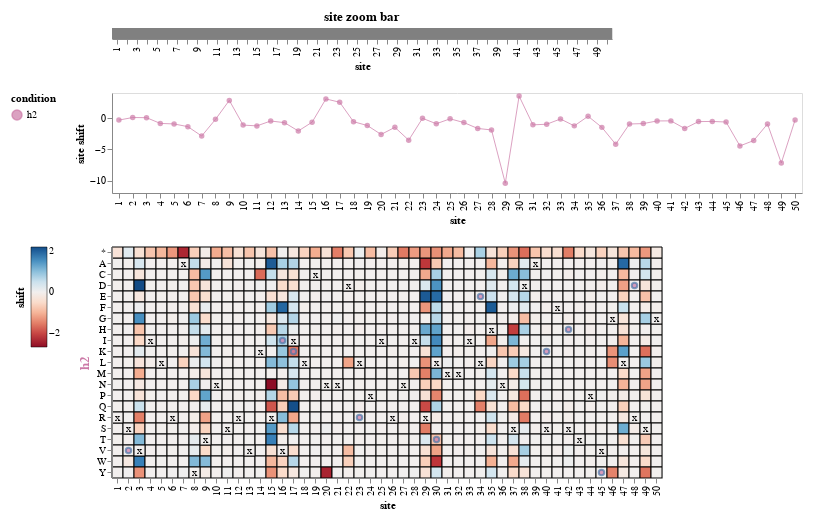

Notebook code cell kept with this figure:
### Code cell
fit_model.model.mut_param_heatmap(mut_param="shift")

### Figure 1 — Vega-Lite specification as saved in the notebook (floating-point values rounded to 4 significant figures; data arrays with more than 128 entries replaced by an {"elided": "..."} marker saying what was removed)
{"config": {"view": {"continuousWidth": 300, "continuousHeight": 300}, "axis": {"grid": false, "labelOverlap": "parity"}, "padding": 10}, "vconcat": [{"data": {"name": "data-2944a0a5bb916d2570f382be55d2b0df"}, "mark": {"type": "rect"}, "encoding": {"color": {"value": "gray"}, "tooltip": [{"field": "site", "type": "quantitative"}], "x": {"field": "site", "sort": {"field": "_stat_site_order", "order": "ascending"}, "type": "ordinal"}}, "height": 11, "name": "view_8", "title": "site zoom bar", "width": 500}, {"layer": [{"mark": {"type": "line", "opacity": 0.7, "size": 1}, "encoding": {"color": {"field": "condition", "legend": {"orient": "left"}, "scale": {"domain": ["h2"], "range": ["#CC79A7"]}, "type": "nominal"}, "tooltip": [{"field": "site", "type": "quantitative"}, {"field": "condition", "type": "nominal"}, {"field": "_stat_site_val", "format": ".3g", "title": "site shift", "type": "quantitative"}, {"field": "wildtype", "type": "nominal"}, {"field": "wildtype_h2", "type": "nominal"}], "x": {"field": "site", "sort": {"field": "_stat_site_order", "order": "ascending"}, "type": "ordinal"}, "y": {"field": "_stat_site_val", "scale": {"zero": true}, "title": "site shift", "type": "quantitative"}}, "name": "view_7", "transform": [{"lookup": "site", "from": {"data": {"name": "data-55030e47fdf240d2a5d75449bd8fd934"}, "key": "site", "fields": ["wildtype", "wildtype_h2", "_stat_site_order"]}}, {"calculate": "max(datum['shift'],floor_at_zero['floor'])", "as": "_stat"}, {"joinaggregate": [{"op": "max", "field": "_stat", "as": "_stat_site_max"}], "groupby": ["site"]}, {"filter": "((datum['_stat_site_max'] >= (param_7['cutoff'] - 1e-06)) || (!isNumber(datum['_stat_site_max'])))"}, {"calculate": "(datum.wildtype !== datum.mutant)", "as": "_stat_not_wildtype"}, {"joinaggregate": [{"op": "max", "field": "_stat_not_wildtype", "as": "_stat_site_has_non_wildtype"}], "groupby": ["site"]}, {"filter": "datum['_stat_site_has_non_wildtype']"}, {"filter": {"param": "param_9"}}, {"aggregate": [{"op": "sum", "field": "_stat", "as": "_stat_sum"}, {"op": "mean", "field": "_stat", "as": "_stat_mean"}, {"op": "max", "field": "_stat", "as": "_stat_max"}, {"op": "min", "field": "_stat", "as": "_stat_min"}], "groupby": ["site", "wildtype", "wildtype_h2", "_stat_site_order", "condition"]}, {"fold": ["_stat_sum", "_stat_mean", "_stat_max", "_stat_min"], "as": ["_stat_site_stat", "_stat_site_val"]}, {"filter": {"param": "site_stat"}}, {"calculate": "true", "as": "_stat_show_line"}, {"filter": {"param": "param_8"}}]}, {"mark": {"type": "circle", "opacity": 0.7}, "encoding": {"color": {"field": "condition", "legend": {"orient": "left"}, "scale": {"domain": ["h2"], "range": ["#CC79A7"]}, "type": "nominal"}, "tooltip": [{"field": "site", "type": "quantitative"}, {"field": "condition", "type": "nominal"}, {"field": "_stat_site_val", "format": ".3g", "title": "site shift", "type": "quantitative"}, {"field": "wildtype", "type": "nominal"}, {"field": "wildtype_h2", "type": "nominal"}], "x": {"field": "site", "sort": {"field": "_stat_site_order", "order": "ascending"}, "type": "ordinal"}, "y": {"field": "_stat_site_val", "scale": {"zero": true}, "title": "site shift", "type": "quantitative"}}, "transform": [{"lookup": "site", "from": {"data": {"name": "data-55030e47fdf240d2a5d75449bd8fd934"}, "key": "site", "fields": ["wildtype", "wildtype_h2", "_stat_site_order"]}}, {"calculate": "max(datum['shift'],floor_at_zero['floor'])", "as": "_stat"}, {"joinaggregate": [{"op": "max", "field": "_stat", "as": "_stat_site_max"}], "groupby": ["site"]}, {"filter": "((datum['_stat_site_max'] >= (param_7['cutoff'] - 1e-06)) || (!isNumber(datum['_stat_site_max'])))"}, {"calculate": "(datum.wildtype !== datum.mutant)", "as": "_stat_not_wildtype"}, {"joinaggregate": [{"op": "max", "field": "_stat_not_wildtype", "as": "_stat_site_has_non_wildtype"}], "groupby": ["site"]}, {"filter": "datum['_stat_site_has_non_wildtype']"}, {"filter": {"param": "param_9"}}, {"aggregate": [{"op": "sum", "field": "_stat", "as": "_stat_sum"}, {"op": "mean", "field": "_stat", "as": "_stat_mean"}, {"op": "max", "field": "_stat", "as": "_stat_max"}, {"op": "min", "field": "_stat", "as": "_stat_min"}], "groupby": ["site", "wildtype", "wildtype_h2", "_stat_site_order", "condition"]}, {"fold": ["_stat_sum", "_stat_mean", "_stat_max", "_stat_min"], "as": ["_stat_site_stat", "_stat_site_val"]}, {"filter": {"param": "site_stat"}}]}], "data": {"name": "data-757d314f0abe7a64cda8fadb8ee93692"}, "height": 100, "width": 690}, {"vconcat": [{"layer": [{"mark": {"type": "rect", "color": "gray", "opacity": 0.25}, "encoding": {"x": {"field": "site", "sort": {"field": "_stat_site_order", "order": "ascending"}, "type": "ordinal"}, "y": {"field": "mutant", "scale": {"domain": ["*", "A", "C", "D", "E", "F", "G", "H", "I", "K", "L", "M", "N", "P", "Q", "R", "S", "T", "V", "W", "Y"]}, "sort": ["*", "A", "C", "D", "E", "F", "G", "H", "I", "K", "L", "M", "N", "P", "Q", "R", "S", "T", "V", "W", "Y"], "title": null, "type": "nominal"}}, "name": "view_9", "transform": [{"lookup": "site", "from": {"data": {"name": "data-55030e47fdf240d2a5d75449bd8fd934"}, "key": "site", "fields": ["wildtype", "wildtype_h2", "_stat_site_order"]}}, {"calculate": "max(datum['shift'],floor_at_zero['floor'])", "as": "_stat"}, {"joinaggregate": [{"op": "max", "field": "_stat", "as": "_stat_site_max"}], "groupby": ["site"]}, {"filter": "((datum['_stat_site_max'] >= (param_7['cutoff'] - 1e-06)) || (!isNumber(datum['_stat_site_max'])))"}, {"calculate": "(datum.wildtype !== datum.mutant)", "as": "_stat_not_wildtype"}, {"joinaggregate": [{"op": "max", "field": "_stat_not_wildtype", "as": "_stat_site_has_non_wildtype"}], "groupby": ["site"]}, {"filter": "datum['_stat_site_has_non_wildtype']"}, {"filter": {"param": "param_9"}}, {"filter": "(datum['condition'] === 'h2')"}, {"impute": "_stat_dummy", "key": "mutant", "groupby": ["site"], "keyvals": ["*", "A", "C", "D", "E", "F", "G", "H", "I", "K", "L", "M", "N", "P", "Q", "R", "S", "T", "V", "W", "Y"], "value": null}]}, {"mark": {"type": "rect"}, "encoding": {"color": {"field": "_stat", "legend": {"gradientLength": 100, "gradientStrokeColor": "black", "gradientStrokeWidth": 0.5, "orient": "left", "title": "shift", "titleOrient": "left"}, "scale": {"domainMax": 2.196, "domainMid": 0, "domainMin": {"expr": "floor_at_zero.floor"}, "nice": false, "scheme": "redblue", "type": "linear", "zero": true}, "type": "quantitative"}, "stroke": {"value": "black"}, "tooltip": [{"field": "site", "type": "nominal"}, {"field": "wildtype", "type": "nominal"}, {"field": "mutant", "type": "nominal"}, {"field": "shift", "format": ".3g", "type": "quantitative"}, {"field": "condition", "type": "nominal"}, {"field": "wildtype_h2", "type": "nominal"}], "x": {"axis": {"labels": true, "ticks": true, "title": "site"}, "field": "site", "sort": {"field": "_stat_site_order", "order": "ascending"}, "type": "ordinal"}, "y": {"field": "mutant", "scale": {"domain": ["*", "A", "C", "D", "E", "F", "G", "H", "I", "K", "L", "M", "N", "P", "Q", "R", "S", "T", "V", "W", "Y"]}, "sort": ["*", "A", "C", "D", "E", "F", "G", "H", "I", "K", "L", "M", "N", "P", "Q", "R", "S", "T", "V", "W", "Y"], "title": null, "type": "nominal"}}, "title": {"text": "h2", "anchor": "middle", "color": "#CC79A7", "orient": "left"}, "transform": [{"lookup": "site", "from": {"data": {"name": "data-55030e47fdf240d2a5d75449bd8fd934"}, "key": "site", "fields": ["wildtype", "wildtype_h2", "_stat_site_order"]}}, {"calculate": "max(datum['shift'],floor_at_zero['floor'])", "as": "_stat"}, {"joinaggregate": [{"op": "max", "field": "_stat", "as": "_stat_site_max"}], "groupby": ["site"]}, {"filter": "((datum['_stat_site_max'] >= (param_7['cutoff'] - 1e-06)) || (!isNumber(datum['_stat_site_max'])))"}, {"calculate": "(datum.wildtype !== datum.mutant)", "as": "_stat_not_wildtype"}, {"joinaggregate": [{"op": "max", "field": "_stat_not_wildtype", "as": "_stat_site_has_non_wildtype"}], "groupby": ["site"]}, {"filter": "datum['_stat_site_has_non_wildtype']"}, {"filter": {"param": "param_9"}}, {"filter": "(datum['condition'] === 'h2')"}]}, {"mark": {"type": "text", "color": "black", "text": "x"}, "encoding": {"x": {"field": "site", "sort": {"field": "_stat_site_order", "order": "ascending"}, "type": "ordinal"}, "y": {"field": "mutant", "scale": {"domain": ["*", "A", "C", "D", "E", "F", "G", "H", "I", "K", "L", "M", "N", "P", "Q", "R", "S", "T", "V", "W", "Y"]}, "sort": ["*", "A", "C", "D", "E", "F", "G", "H", "I", "K", "L", "M", "N", "P", "Q", "R", "S", "T", "V", "W", "Y"], "title": null, "type": "nominal"}}, "transform": [{"lookup": "site", "from": {"data": {"name": "data-55030e47fdf240d2a5d75449bd8fd934"}, "key": "site", "fields": ["wildtype", "wildtype_h2", "_stat_site_order"]}}, {"calculate": "max(datum['shift'],floor_at_zero['floor'])", "as": "_stat"}, {"joinaggregate": [{"op": "max", "field": "_stat", "as": "_stat_site_max"}], "groupby": ["site"]}, {"filter": "((datum['_stat_site_max'] >= (param_7['cutoff'] - 1e-06)) || (!isNumber(datum['_stat_site_max'])))"}, {"calculate": "(datum.wildtype !== datum.mutant)", "as": "_stat_not_wildtype"}, {"joinaggregate": [{"op": "max", "field": "_stat_not_wildtype", "as": "_stat_site_has_non_wildtype"}], "groupby": ["site"]}, {"filter": "datum['_stat_site_has_non_wildtype']"}, {"filter": {"param": "param_9"}}, {"filter": "(datum.mutant === datum.wildtype)"}, {"filter": "(datum.wildtype === datum.mutant)"}]}, {"mark": {"type": "point", "fill": "#CC79A7"}, "encoding": {"x": {"field": "site", "sort": {"field": "_stat_site_order", "order": "ascending"}, "type": "ordinal"}, "y": {"field": "mutant", "scale": {"domain": ["*", "A", "C", "D", "E", "F", "G", "H", "I", "K", "L", "M", "N", "P", "Q", "R", "S", "T", "V", "W", "Y"]}, "sort": ["*", "A", "C", "D", "E", "F", "G", "H", "I", "K", "L", "M", "N", "P", "Q", "R", "S", "T", "V", "W", "Y"], "title": null, "type": "nominal"}}, "transform": [{"lookup": "site", "from": {"data": {"name": "data-55030e47fdf240d2a5d75449bd8fd934"}, "key": "site", "fields": ["wildtype", "wildtype_h2", "_stat_site_order"]}}, {"calculate": "max(datum['shift'],floor_at_zero['floor'])", "as": "_stat"}, {"joinaggregate": [{"op": "max", "field": "_stat", "as": "_stat_site_max"}], "groupby": ["site"]}, {"filter": "((datum['_stat_site_max'] >= (param_7['cutoff'] - 1e-06)) || (!isNumber(datum['_stat_site_max'])))"}, {"calculate": "(datum.wildtype !== datum.mutant)", "as": "_stat_not_wildtype"}, {"joinaggregate": [{"op": "max", "field": "_stat_not_wildtype", "as": "_stat_site_has_non_wildtype"}], "groupby": ["site"]}, {"filter": "datum['_stat_site_has_non_wildtype']"}, {"filter": {"param": "param_9"}}, {"filter": "(datum['condition'] === 'h2')"}, {"filter": "(datum['wildtype_h2'] !== datum.wildtype)"}, {"filter": "(datum['wildtype_h2'] === datum.mutant)"}]}], "height": {"step": 11}, "width": {"step": 11}}], "data": {"name": "data-757d314f0abe7a64cda8fadb8ee93692"}, "resolve": {"scale": {"color": "shared", "x": "shared"}}, "spacing": 10}], "params": [{"name": "param_9", "select": {"type": "interval", "encodings": ["x"], "mark": {"stroke": "black", "strokeWidth": 2}}, "views": ["view_8", "view_7", "view_9"]}, {"name": "site_stat", "select": {"type": "point", "fields": ["_stat_site_stat"]}, "bind": {"input": "radio", "options": ["_stat_sum", "_stat_mean", "_stat_max", "_stat_min"], "labels": ["sum", "mean", "max", "min"], "name": "site shift statistic"}, "value": [{"_stat_site_stat": "_stat_sum"}], "views": ["view_7"]}, {"name": "param_8", "select": {"type": "point", "fields": ["_stat_show_line"]}, "bind": {"input": "radio", "options": [true, false], "labels": ["yes", "no"], "name": "show line on site plot"}, "value": [{"_stat_show_line": true}], "views": ["view_7"]}, {"name": "floor_at_zero", "select": {"type": "point", "fields": ["floor"]}, "bind": {"input": "radio", "options": [0, -2.67], "labels": ["yes", "no"], "name": "floor shift at zero"}, "value": [{"floor": -2.67}], "views": ["view_8", "view_7", "view_9"]}, {"name": "param_7", "select": {"type": "point", "fields": ["cutoff"]}, "bind": {"input": "range", "max": 2.196, "min": -2.67, "name": "minimum max of shift at site"}, "value": [{"cutoff": -2.67}], "views": ["view_8", "view_7", "view_9"]}], "resolve": {"scale": {"color": "independent"}}, "$schema": "https://vega.github.io/schema/vega-lite/v5.15.1.json", "datasets": {"data-2944a0a5bb916d2570f382be55d2b0df": [{"site": 1, "_stat_site_order": 0}, {"site": 2, "_stat_site_order": 1}, {"site": 3, "_stat_site_order": 2}, {"site": 4, "_stat_site_order": 3}, {"site": 5, "_stat_site_order": 4}, {"site": 6, "_stat_site_order": 5}, {"site": 7, "_stat_site_order": 6}, {"site": 8, "_stat_site_order": 7}, {"site": 9, "_stat_site_order": 8}, {"site": 10, "_stat_site_order": 9}, {"site": 11, "_stat_site_order": 10}, {"site": 12, "_stat_site_order": 11}, {"site": 13, "_stat_site_order": 12}, {"site": 14, "_stat_site_order": 13}, {"site": 15, "_stat_site_order": 14}, {"site": 16, "_stat_site_order": 15}, {"site": 17, "_stat_site_order": 16}, {"site": 18, "_stat_site_order": 17}, {"site": 19, "_stat_site_order": 18}, {"site": 20, "_stat_site_order": 19}, {"site": 21, "_stat_site_order": 20}, {"site": 22, "_stat_site_order": 21}, {"site": 23, "_stat_site_order": 22}, {"site": 24, "_stat_site_order": 23}, {"site": 25, "_stat_site_order": 24}, {"site": 26, "_stat_site_order": 25}, {"site": 27, "_stat_site_order": 26}, {"site": 28, "_stat_site_order": 27}, {"site": 29, "_stat_site_order": 28}, {"site": 30, "_stat_site_order": 29}, {"site": 31, "_stat_site_order": 30}, {"site": 32, "_stat_site_order": 31}, {"site": 33, "_stat_site_order": 32}, {"site": 34, "_stat_site_order": 33}, {"site": 35, "_stat_site_order": 34}, {"site": 36, "_stat_site_order": 35}, {"site": 37, "_stat_site_order": 36}, {"site": 38, "_stat_site_order": 37}, {"site": 39, "_stat_site_order": 38}, {"site": 40, "_stat_site_order": 39}, {"site": 41, "_stat_site_order": 40}, {"site": 42, "_stat_site_order": 41}, {"site": 43, "_stat_site_order": 42}, {"site": 44, "_stat_site_order": 43}, {"site": 45, "_stat_site_order": 44}, {"site": 46, "_stat_site_order": 45}, {"site": 47, "_stat_site_order": 46}, {"site": 48, "_stat_site_order": 47}, {"site": 49, "_stat_site_order": 48}, {"site": 50, "_stat_site_order": 49}], "data-757d314f0abe7a64cda8fadb8ee93692": {"elided": "1050 records"}, "data-55030e47fdf240d2a5d75449bd8fd934": [{"site": 1, "wildtype": "R", "wildtype_h2": "R", "_stat_site_order": 0}, {"site": 2, "wildtype": "S", "wildtype_h2": "V", "_stat_site_order": 1}, {"site": 3, "wildtype": "V", "wildtype_h2": "V", "_stat_site_order": 2}, {"site": 4, "wildtype": "I", "wildtype_h2": "I", "_stat_site_order": 3}, {"site": 5, "wildtype": "L", "wildtype_h2": "L", "_stat_site_order": 4}, {"site": 6, "wildtype": "R", "wildtype_h2": "R", "_stat_site_order": 5}, {"site": 7, "wildtype": "A", "wildtype_h2": "A", "_stat_site_order": 6}, {"site": 8, "wildtype": "Y", "wildtype_h2": "Y", "_stat_site_order": 7}, {"site": 9, "wildtype": "T", "wildtype_h2": "T", "_stat_site_order": 8}, {"site": 10, "wildtype": "N", "wildtype_h2": "N", "_stat_site_order": 9}, {"site": 11, "wildtype": "S", "wildtype_h2": "S", "_stat_site_order": 10}, {"site": 12, "wildtype": "R", "wildtype_h2": "R", "_stat_site_order": 11}, {"site": 13, "wildtype": "V", "wildtype_h2": "V", "_stat_site_order": 12}, {"site": 14, "wildtype": "K", "wildtype_h2": "K", "_stat_site_order": 13}, {"site": 15, "wildtype": "R", "wildtype_h2": "R", "_stat_site_order": 14}, {"site": 16, "wildtype": "V", "wildtype_h2": "I", "_stat_site_order": 15}, {"site": 17, "wildtype": "I", "wildtype_h2": "K", "_stat_site_order": 16}, {"site": 18, "wildtype": "L", "wildtype_h2": "L", "_stat_site_order": 17}, {"site": 19, "wildtype": "C", "wildtype_h2": "C", "_stat_site_order": 18}, {"site": 20, "wildtype": "N", "wildtype_h2": "N", "_stat_site_order": 19}, {"site": 21, "wildtype": "N", "wildtype_h2": "N", "_stat_site_order": 20}, {"site": 22, "wildtype": "D", "wildtype_h2": "D", "_stat_site_order": 21}, {"site": 23, "wildtype": "L", "wildtype_h2": "R", "_stat_site_order": 22}, {"site": 24, "wildtype": "P", "wildtype_h2": "P", "_stat_site_order": 23}, {"site": 25, "wildtype": "I", "wildtype_h2": "I", "_stat_site_order": 24}, {"site": 26, "wildtype": "R", "wildtype_h2": "R", "_stat_site_order": 25}, {"site": 27, "wildtype": "N", "wildtype_h2": "N", "_stat_site_order": 26}, {"site": 28, "wildtype": "I", "wildtype_h2": "I", "_stat_site_order": 27}, {"site": 29, "wildtype": "R", "wildtype_h2": "R", "_stat_site_order": 28}, {"site": 30, "wildtype": "L", "wildtype_h2": "T", "_stat_site_order": 29}, {"site": 31, "wildtype": "M", "wildtype_h2": "M", "_stat_site_order": 30}, {"site": 32, "wildtype": "M", "wildtype_h2": "M", "_stat_site_order": 31}, {"site": 33, "wildtype": "I", "wildtype_h2": "I", "_stat_site_order": 32}, {"site": 34, "wildtype": "L", "wildtype_h2": "E", "_stat_site_order": 33}, {"site": 35, "wildtype": "H", "wildtype_h2": "H", "_stat_site_order": 34}, {"site": 36, "wildtype": "N", "wildtype_h2": "N", "_stat_site_order": 35}, {"site": 37, "wildtype": "S", "wildtype_h2": "S", "_stat_site_order": 36}, {"site": 38, "wildtype": "D", "wildtype_h2": "D", "_stat_site_order": 37}, {"site": 39, "wildtype": "A", "wildtype_h2": "A", "_stat_site_order": 38}, {"site": 40, "wildtype": "S", "wildtype_h2": "K", "_stat_site_order": 39}, {"site": 41, "wildtype": "F", "wildtype_h2": "F", "_stat_site_order": 40}, {"site": 42, "wildtype": "S", "wildtype_h2": "H", "_stat_site_order": 41}, {"site": 43, "wildtype": "T", "wildtype_h2": "T", "_stat_site_order": 42}, {"site": 44, "wildtype": "P", "wildtype_h2": "P", "_stat_site_order": 43}, {"site": 45, "wildtype": "V", "wildtype_h2": "Y", "_stat_site_order": 44}, {"site": 46, "wildtype": "G", "wildtype_h2": "G", "_stat_site_order": 45}, {"site": 47, "wildtype": "L", "wildtype_h2": "L", "_stat_site_order": 46}, {"site": 48, "wildtype": "R", "wildtype_h2": "D", "_stat_site_order": 47}, {"site": 49, "wildtype": "S", "wildtype_h2": "S", "_stat_site_order": 48}, {"site": 50, "wildtype": "G", "wildtype_h2": "G", "_stat_site_order": 49}]}}
